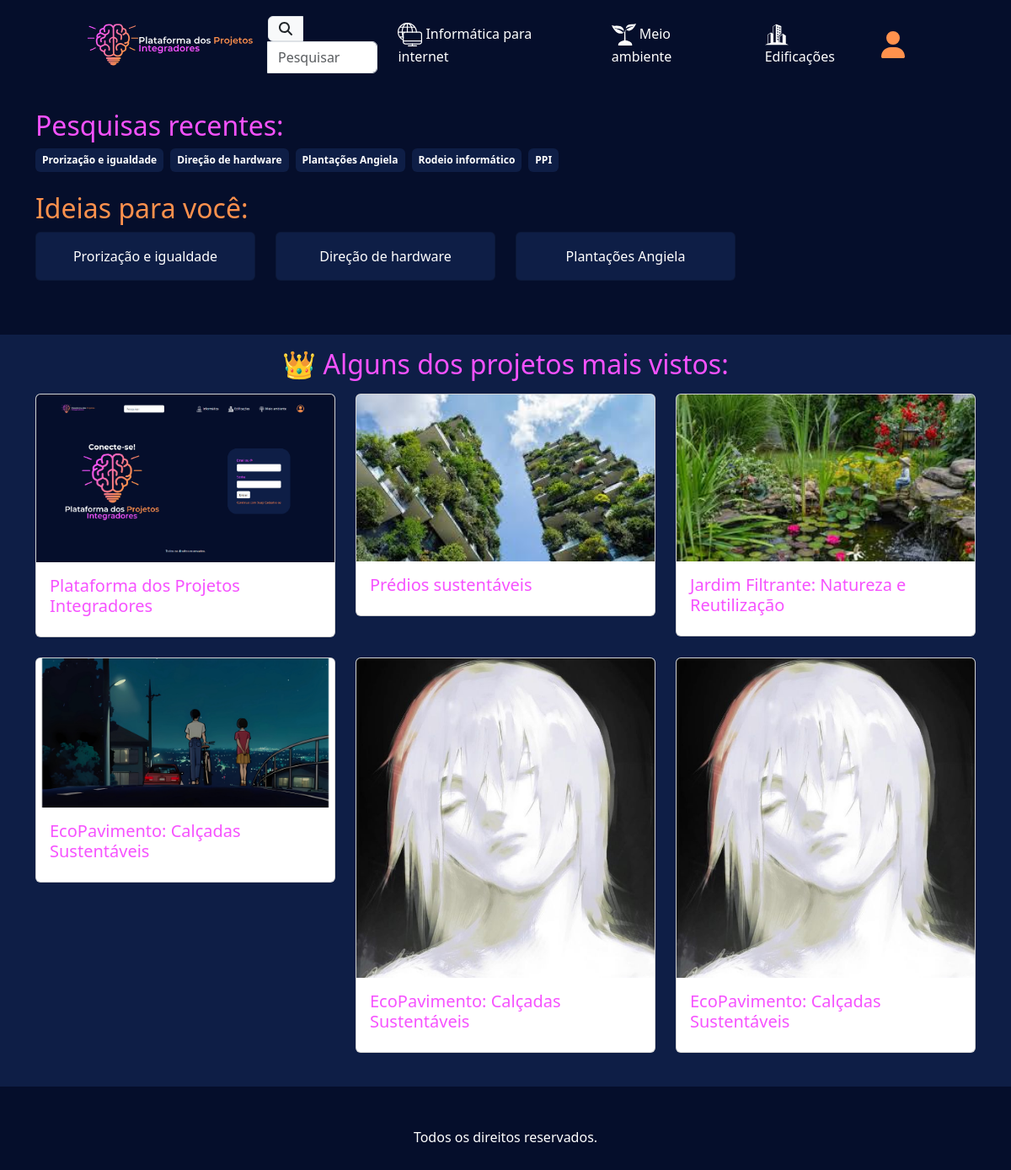
The page /pesquisar/ on the database as committed earlier.
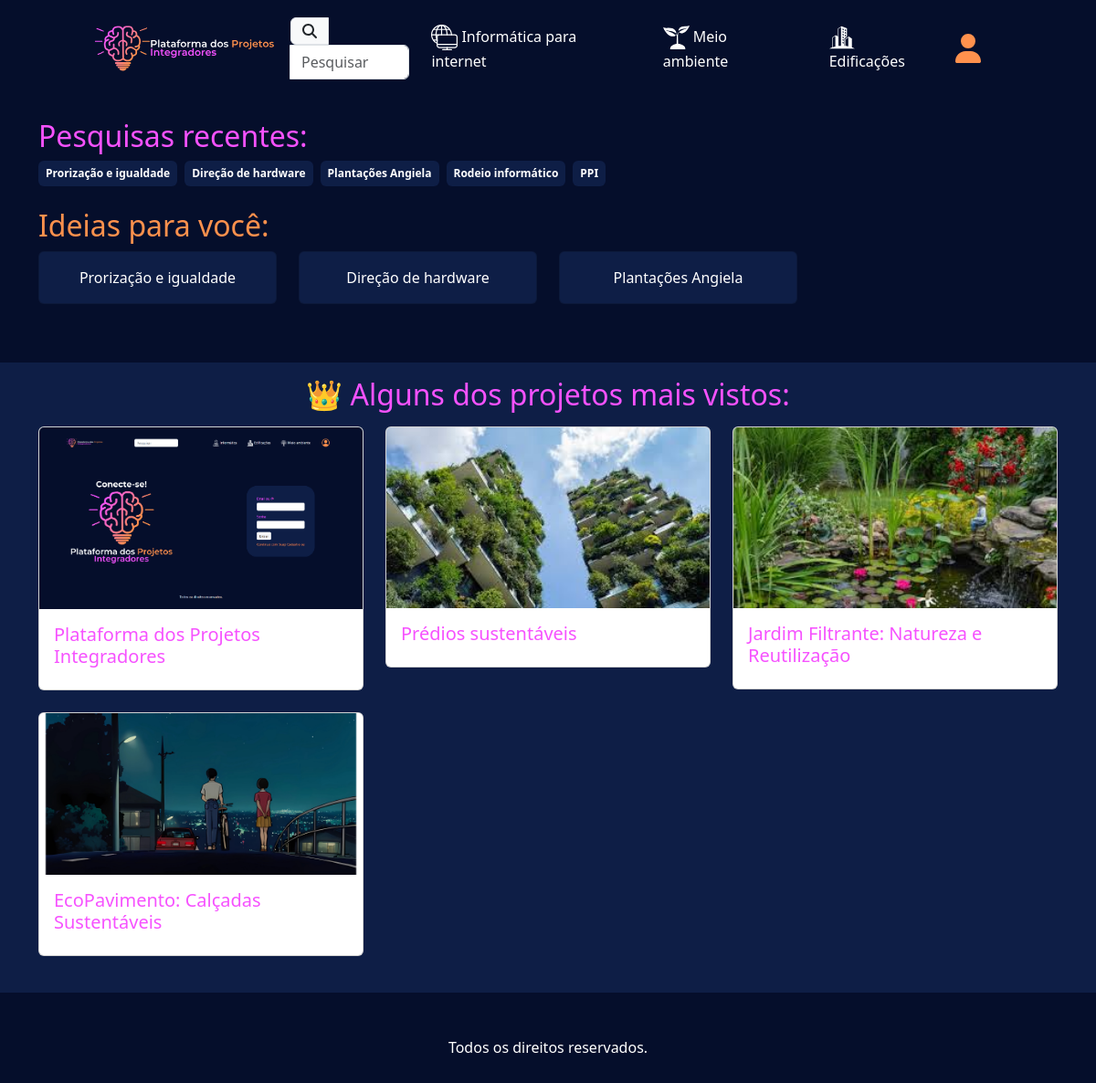
The same page on the database as committed later.
### ppi/models.py (models this page shows, shortened)
class Curso(models.Model):
    titulo = models.CharField(max_length=50)
    logo = models.FileField(blank=True)

class Projeto(models.Model):
    titulo = models.CharField(max_length=80)
    resumo = models.TextField(max_length=150)
    objetivo = models.TextField(max_length=2000)
    capa = models.ImageField('media/')
    pdf = models.FileField(blank=True, null=True)
    imagens = models.ImageField(blank=True, null=True)
    palavras_chave = models.CharField(max_length=200, blank=True, null=True)
    curso = models.ForeignKey(Curso,on_delete=models.CASCADE)
    alunos = models.ManyToManyField(Aluno, related_name="projetos")
    orientadores = models.ManyToManyField(Orientador, related_name="projetos")
    criado_em = models.DateTimeField(auto_now_add=True,null=True)

### ppi/views.py (the view)
# urls.py: path("pesquisar/", views.pesquisar, name = "pesquisar"),
def pesquisar(request):
    posts = Projeto.objects.all()
    context = {
        "projetos" : posts,
        'pesquisas': ['Prorização e igualdade', 'Direção de hardware', 'Plantações Angiela', 'Rodeio informático', 'PPI'],
        'ideias': ['Prorização e igualdade', 'Direção de hardware', 'Plantações Angiela'],
    }
    return render(request, 'pesquisar.html', context)

### ppi/context_processors.py (called while the page is built)
def cursos(request):
    return {
        "cursos" : Curso.objects.all,
    }

### ppi/templates/pesquisar.html (shortened to what this page needs)
{% extends 'base.html' %}
{% load static %}
{% block conteudo %}
<section class="container mt-4">
    <h2 class="roxinho">Pesquisas recentes:</h2>
    <div class="d-flex flex-wrap gap-2">
        {% for pesquisa in pesquisas %}
            <span class="badge blueback p-2">{{ pesquisa }}</span>
        {% endfor %}
    </div>
</section>
<section class="container mt-4">
    <h2 class="laranja">Ideias para você:</h2>
    <div class="row">
        {% for ideia in ideias %}
            <div class="col-md-3 mb-3">
                <div class="card blueback text-white text-center p-3">
                    {{ ideia }}
                </div>
            </div>
        {% endfor %}
    </div>
</section>
 <div class="container-fluid blueback">
     <section class="container mt-5 py-3">
         <h2 class="roxinho text-center mb-3">👑 Alguns dos projetos mais vistos:</h2>
         <div class="row">
             {% for projeto in projetos %}
                 <div class="col-md-4 mb-4">
                     <div class="card">
                         <img src="{{ projeto.capa.url }}" alt="{{ projeto.titulo }}" class="card-img-top">
                         <div class="card-body">
                             <h5 class="card-title roxinho">{{ projeto.titulo }}</h5>
                         </div>
                     </div>
                 </div>
                 {% empty %}
                 <li>Nenhum projeto encotrado.<li/>
             {% endfor %}
         </div>
     </section>
 </div>
{% endblock conteudo %}

### ppi/templates/base.html (shortened to what this page needs)
{% load static %}
<!doctype html>
<html lang="pt-br">
  <head>
    <link href="https://cdn.jsdelivr.net/npm/select2@4.1.0-rc.0/dist/css/select2.min.css" rel="stylesheet" />
    <link href="https://cdn.jsdelivr.net/npm/bootstrap@5.3.3/dist/css/bootstrap.min.css" rel="stylesheet">
    <link rel="stylesheet" href="{% static 'style.css' %}">
  </head>
  <body style="background-color: rgb(5, 14, 43);">
    <nav class="navbar navbar-expand-lg">
      <div class="container custom-container">
          <a class="navbar-brand" href="{% url 'index' %}">
              <img src="{% static 'imgs/logotopo.svg' %}" alt="Logo" style="max-height: 80px;">
          </a>
          <div class="collapse navbar-collapse" id="navbarSupportedContent">
              <ul class="navbar-nav mb-2 mb-lg-0 ms-auto d-flex align-items-center">
                {% if request.path == "/pesquisar/" %}
                <form
                    method="GET"
                    class="d-flex justify-content-center"
                    onsubmit="return redirectToSearchPage();"
                >
                <div class="input-group">
                  <span class="input-group-text" id="basic-addon1">
                    <i class="fa-solid fa-magnifying-glass text-dark"></i>
                  </span>
                  <input type="text" id="pesquisar" class="form-control search-bar" placeholder="Pesquisar" aria-describedby="basic-addon1">
                </div>
                </form>
                {% endif %}
                  {% for curso in cursos %}
                  <li class="nav-item mx-3">
                      <a class="text-white nav-link" href="{% url 'projetos' curso.id %}">
                          <img src="{{ curso.logo.url }}" style="max-width: 1.8rem;" alt="{{curso.titulo}}">
                          {{ curso.titulo }}
                      </a>
                  </li>
                  {% endfor %}
                  {% if user.is_authenticated %}
                  <li class="nav-item me-3">
                      <a class="nav-link" href="{% url 'verperfil' %}">
                        <i class="fa-solid fa-user fa-2xl laranja"></i>
                      </a>
                  </li>
                  {% else %}
                  <li class="nav-item me-3">
                      <a class="nav-link" href="{% url 'login' %}">
                        <i class="fa-solid fa-user fa-2xl laranja"></i>
                      </a>
                  </li>
                  {% endif %}
              </ul>
          </div>
      </div>
    </nav>
    {% block conteudo %}
    {% endblock conteudo %}
    <footer class="py-5 text-center text-white">
      Todos os direitos reservados.
    </footer>
  </body>
</html>

Rows that differ between the two databases and show on the page:
removed Projeto: capa (picture), titulo "EcoPavimento: Calçadas Sustentáveis"
removed Projeto: capa (picture), titulo "EcoPavimento: Calçadas Sustentáveis"
